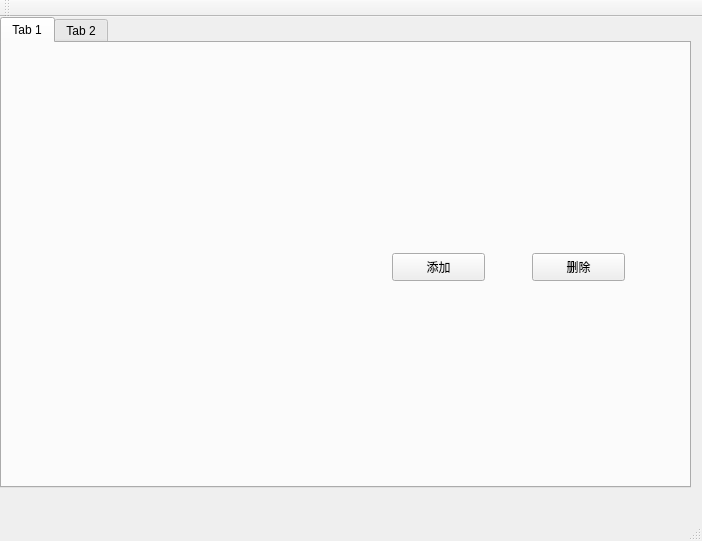
<?xml version="1.0" encoding="UTF-8"?>
<ui version="4.0">
 <class>MainWindow</class>
 <widget class="QMainWindow" name="MainWindow">
  <property name="geometry">
   <rect>
    <x>0</x>
    <y>0</y>
    <width>702</width>
    <height>541</height>
   </rect>
  </property>
  <property name="windowTitle">
   <string>MainWindow</string>
  </property>
  <widget class="QWidget" name="centralWidget">
   <widget class="QTabWidget" name="tabWidget">
    <property name="geometry">
     <rect>
      <x>0</x>
      <y>0</y>
      <width>691</width>
      <height>471</height>
     </rect>
    </property>
    <widget class="QWidget" name="tab">
     <attribute name="title">
      <string>Tab 1</string>
     </attribute>
     <widget class="QPushButton" name="btnAdd">
      <property name="geometry">
       <rect>
        <x>390</x>
        <y>210</y>
        <width>93</width>
        <height>28</height>
       </rect>
      </property>
      <property name="text">
       <string>添加</string>
      </property>
     </widget>
     <widget class="QPushButton" name="btnDelete">
      <property name="geometry">
       <rect>
        <x>530</x>
        <y>210</y>
        <width>93</width>
        <height>28</height>
       </rect>
      </property>
      <property name="text">
       <string>删除</string>
      </property>
     </widget>
    </widget>
    <widget class="QWidget" name="tab_2">
     <attribute name="title">
      <string>Tab 2</string>
     </attribute>
    </widget>
   </widget>
  </widget>
  <widget class="QMenuBar" name="menuBar">
   <property name="geometry">
    <rect>
     <x>0</x>
     <y>0</y>
     <width>702</width>
     <height>26</height>
    </rect>
   </property>
  </widget>
  <widget class="QToolBar" name="mainToolBar">
   <attribute name="toolBarArea">
    <enum>TopToolBarArea</enum>
   </attribute>
   <attribute name="toolBarBreak">
    <bool>false</bool>
   </attribute>
  </widget>
  <widget class="QStatusBar" name="statusBar"/>
 </widget>
 <layoutdefault spacing="6" margin="11"/>
 <resources/>
 <connections>
  <connection>
   <sender>btnAdd</sender>
   <signal>clicked()</signal>
   <receiver>MainWindow</receiver>
   <slot>OnbtnAdd()</slot>
   <hints>
    <hint type="sourcelabel">
     <x>437</x>
     <y>290</y>
    </hint>
    <hint type="destinationlabel">
     <x>445</x>
     <y>650</y>
    </hint>
   </hints>
  </connection>
  <connection>
   <sender>btnDelete</sender>
   <signal>clicked()</signal>
   <receiver>MainWindow</receiver>
   <slot>OnbtnDelete()</slot>
   <hints>
    <hint type="sourcelabel">
     <x>580</x>
     <y>285</y>
    </hint>
    <hint type="destinationlabel">
     <x>592</x>
     <y>668</y>
    </hint>
   </hints>
  </connection>
 </connections>
 <slots>
  <slot>OnbtnAdd()</slot>
  <slot>OnbtnDelete()</slot>
 </slots>
</ui>
